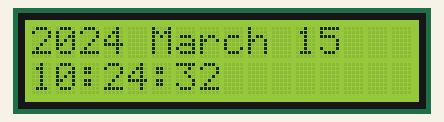
Simulated run of this sketch. Board: ESP32. On the bench: 16×2 character LCD. WiFi joins after 1.5 s; servers stay silent unless stated; the local clock reads 2024-03-15 10:24:30 at power-on unless the sketch sets it; what the sketch prints to the serial monitor is not drawn.

Above: at 2.7 s.
At 6.8 s:
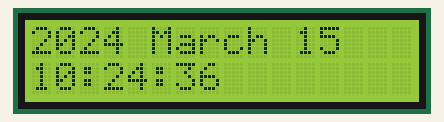
At 10.9 s:
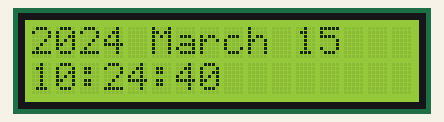
At 20.1 s:
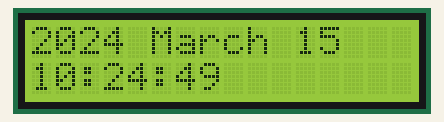
At 29.2 s:
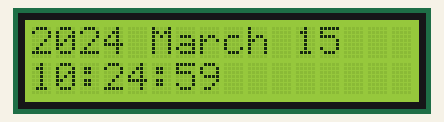
At 38.4 s:
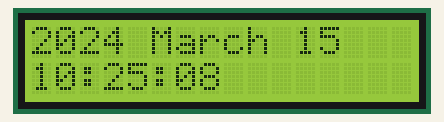

The sketch:

Lab1-1.ino
```cpp
#include <WiFi.h>               //Wi-Fi 程式庫
#include <Wire.h>               //I2C 程式庫
#include <LiquidCrystal_I2C.h>  //LCD_I2C 模組程式庫

LiquidCrystal_I2C lcd(0x27, 16, 2);

const char* ssid = "QAQ";                //Wi-Fi 網路名稱
const char* password = "E24b46435298";   //Wi-Fi 密碼
const char* ntpServer = "pool.ntp.org";  //校時伺服器
const long gmtOffset_sec = 8 * 3600;     //格林威治時間, GMT+8 就是 8*3600
const int daylightOffset_sec = 0;        //日光調節時間, 有為 3600, 沒有則為 0

void setup() {
  Serial.begin(115200);

  //初始化LCD
  //To do.
  lcd.init();
  lcd.backlight();
  //Connect to Wi-Fi
  //To do.
  WiFi.mode(WIFI_STA);  //設置 Wi-Fi 模式
  WiFi.begin(ssid, password);

  Serial.print("Wi-Fi Connecting");
  lcd.setCursor(0, 0);
  lcd.print("Wi-Fi Connecting");

  //當 Wi-Fi 連線時會回傳 WL_CONNECTED，因此跳出迴圈時代表已成功連線
  while (WiFi.status() != WL_CONNECTED) {
    Serial.print(".");
    delay(500);
  }

  Serial.println("");
  Serial.print("Wi-Fi Connected.");
  lcd.clear();
  lcd.setCursor(0, 0);
  lcd.print("Wi-Fi Connecting");
  //取得網路時間
  configTime(gmtOffset_sec, daylightOffset_sec, ntpServer);
  printLocalTime();

  //連上拿到時間資料後就切斷連線
  WiFi.disconnect(true);
  WiFi.mode(WIFI_OFF);
  lcd.clear();
}

void loop() {
  delay(1000);
  printLocalTime();
}

void printLocalTime() {
  struct tm timeinfo;
  if (!getLocalTime(&timeinfo)) {
    Serial.println("Failed to obtain time");
    return;
  }
  Serial.println(&timeinfo, "%A, %B %d %Y %H:%M:%S");

  //顯示於 LCD 螢幕
  //To do.
  lcd.setCursor(0, 0);  // 從(col,row)開始顯示
  lcd.print(&timeinfo, "%Y %B %d");
  lcd.setCursor(0, 1);
  lcd.print(&timeinfo, "%H:%M:%S");
}
```

Measured:
- what the display in image 0 shows lasts 1.1 s, from 2.6 s to 3.7 s
